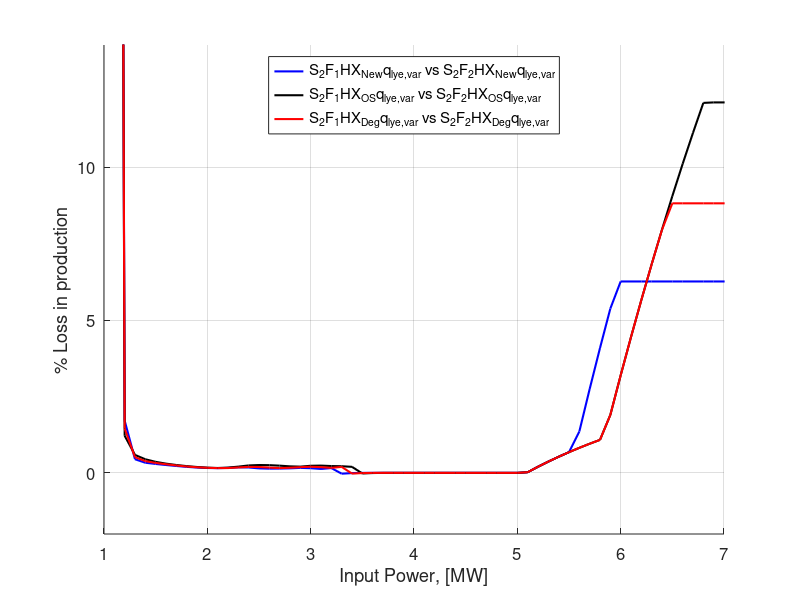
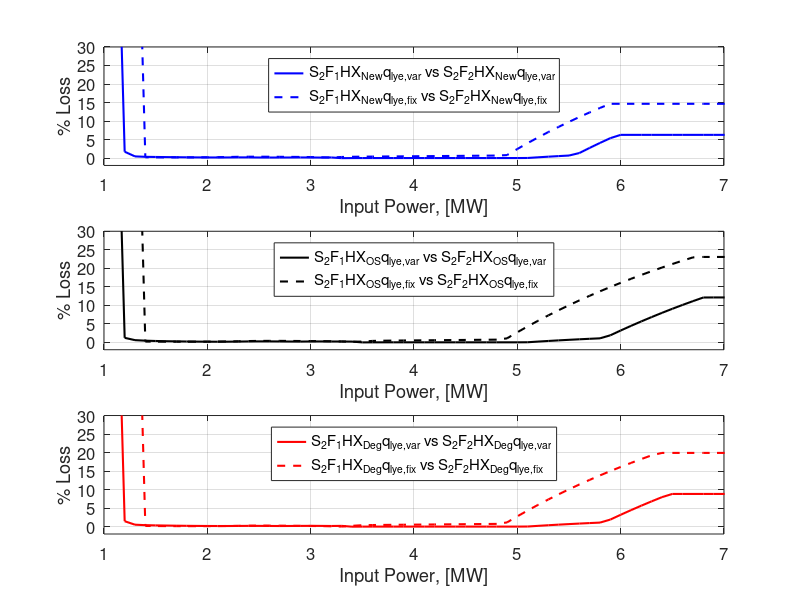
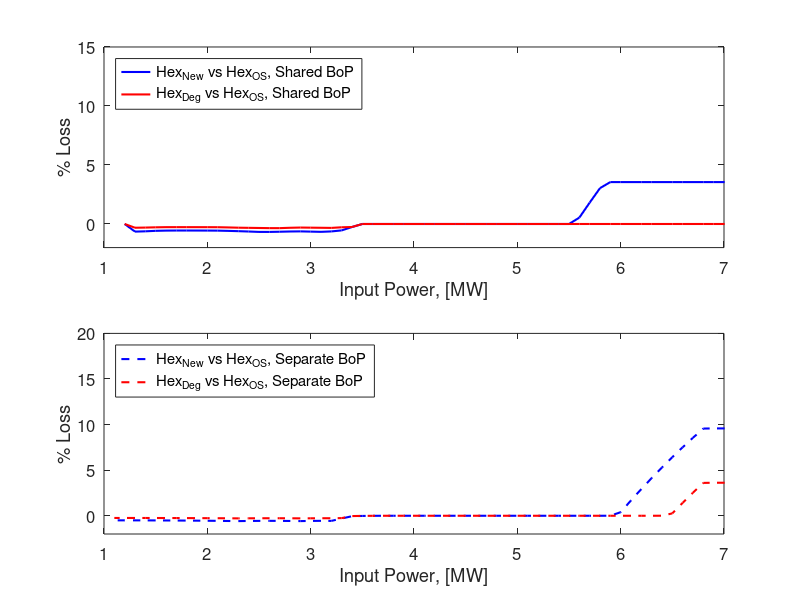
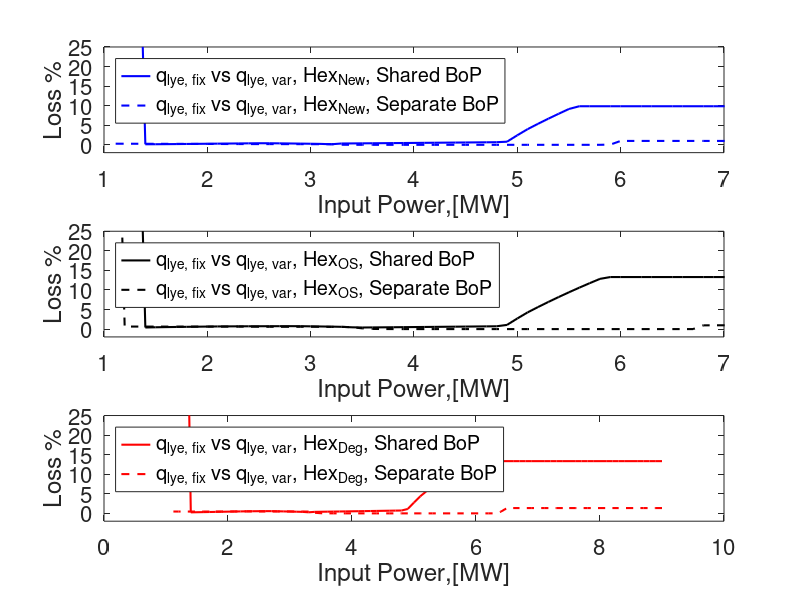

MATLAB code to generate these figures, in order:
clc
clear
close all

load('Data_CEl_S2_NewHex.mat')
load('Data_CEl_S2_OSHex.mat')
load('Data_CEl_S2_DegHex.mat')
load('Data_DCEl_S2_NewHex.mat')
load('Data_DCEl_S2_OSHex.mat')
load('Data_DCEl_S2_DegHex.mat')

load('Data_CEl_S2_NewHex_qlyefix')
load('Data_CEl_S2_OSHex_qlyefix')
load('Data_CEl_S2_DegHex_qlyefix')
load('Data_DCEl_S2_NewHex_qlyeFix.mat')
load('Data_DCEl_S2_OSHex_qlyeFix.mat')
load('Data_DCEl_S2_DegHex_qlyeFix.mat')

loss_NewHex = ((row_DC_S2_New(:,end) - plot_C_S2_NewHex(:,end))./row_DC_S2_New(:,end)).*100;
loss_OSHex = ((row_DC_S2_OS(:,end) - plot_C_S2_OSHex(:,end))./row_DC_S2_OS(:,end)).*100;
loss_DegHex = ((row_DC_S2_Deg(:,end) - plot_C_S2_DegHex(:,end))./row_DC_S2_Deg(:,end)).*100;

%plots section 3.1
set(0, 'DefaultAxesFontSize', 12,  'DefaultLineLineWidth', 1.5)
fig1 = figure('NumberTitle', 'off');
hold on
plot(row_DC_S2_New(:,1),loss_NewHex,'b');
hold on
plot(row_DC_S2_New(:,1),loss_OSHex,'k');
hold on
plot(row_DC_S2_New(:,1),loss_DegHex,'r');
legend('S_2F_1HX_{New}q_{lye,var} vs S_2F_2HX_{New}q_{lye,var}',...
    'S_2F_1HX_{OS}q_{lye,var} vs S_2F_2HX_{OS}q_{lye,var}',...
    'S_2F_1HX_{Deg}q_{lye,var} vs S_2F_2HX_{Deg}q_{lye,var}')
legend('location','North')
xlabel('Input Power, [MW]')
ylabel('% Loss in production')
grid on
xlim([1,7])
ylim([-2,14])
saveas(fig1,'FScomp','epsc');

%plots for section 3.2
%loss w.r.t OSHex design for CEl and DCEl with varying lye flowrate
loss_CEl_S2_NewHexComp = ((plot_C_S2_OSHex(:,end) - plot_C_S2_NewHex(:,end))./(plot_C_S2_OSHex(:,end))).*100;
loss_CEl_S2_DegHexComp = ((plot_C_S2_OSHex(:,end) - plot_C_S2_DegHex(:,end))./(plot_C_S2_OSHex(:,end))).*100;
loss_DCEl_S2_NewHexComp = ((row_DC_S2_OS(:,end) - row_DC_S2_New(:,end))./row_DC_S2_OS(:,end)).*100;
loss_DCEl_S2_DegHexComp = ((row_DC_S2_OS(:,end) - row_DC_S2_Deg(:,end))./row_DC_S2_OS(:,end)).*100;

% set(0, 'DefaultAxesFontSize', 1,  'DefaultLineLineWidth', 0.3)
% fig2 = figure('NumberTitle', 'off', 'Name', 'Loss of Hex design vs OS Hex design');
% hold on
figure()
subplot(2,1,1)
plot(row_DC_S2_New(:,1),loss_CEl_S2_NewHexComp,'b');
hold on
plot(row_DC_S2_New(:,1),loss_CEl_S2_DegHexComp,'r');
xlabel('Input Power, [MW]')
ylabel('% Loss')
xlim([1,7])
ylim([-2,15])
legend('Hex_{New} vs Hex_{OS}, Shared BoP','Hex_{Deg} vs Hex_{OS}, Shared BoP','location','Northwest')%,'Orientation','Horizontal')

subplot(2,1,2)
plot(row_DC_S2_New(:,1),loss_DCEl_S2_NewHexComp,'--b');
hold on
plot(row_DC_S2_New(:,1),loss_DCEl_S2_DegHexComp,'--r');
% title('Loss% = (qH_2_{OS Hex} - qH_2_{New/Deg Hex})/qH_2_{OS Hex} * 100')
xlabel('Input Power, [MW]')
ylabel('% Loss')
xlim([1,7])
ylim([-2,20])
legend('Hex_{New} vs Hex_{OS}, Separate BoP','Hex_{Deg} vs Hex_{OS}, Separate BoP','location','Northwest')%,'Orientation','Horizontal')


%plots for section 3.3
loss_NewHex_qfix = ((row_DC_S2_New_qlyeFix(:,end) - plot_C_S2_NewHex_qlyefix(:,end))./row_DC_S2_New_qlyeFix(:,end)).*100;
loss_OSHex_qfix = ((row_DC_S2_OS_qlyeFix(:,end) - plot_C_S2_OSHex_qlyefix(:,end))./row_DC_S2_OS_qlyeFix(:,end)).*100;
loss_DegHex_qfix = ((row_DC_S2_Deg_qlyeFix(:,end) - plot_C_S2_DegHex_qlyefix(:,end))./row_DC_S2_Deg_qlyeFix(:,end)).*100;


set(0, 'DefaultAxesFontSize', 12,  'DefaultLineLineWidth', 1.5)
fig3 = figure('NumberTitle', 'off');
hold on
subplot(3,1,1)
plot(row_DC_S2_New(:,1),loss_NewHex,'b');
hold on
plot(row_DC_S2_New(:,1),loss_NewHex_qfix,'--b');
legend('S_2F_1HX_{New}q_{lye,var} vs S_2F_2HX_{New}q_{lye,var}','S_2F_1HX_{New}q_{lye,fix} vs S_2F_2HX_{New}q_{lye,fix}','location','north')%,'Orientation','Horizontal')
xlabel('Input Power, [MW]')
ylabel('% Loss')
xlim([1,7])
ylim([-2,30])
grid on
subplot(3,1,2)
plot(row_DC_S2_New(:,1),loss_OSHex,'k');
hold on
plot(row_DC_S2_New(:,1),loss_OSHex_qfix,'--k');
legend('S_2F_1HX_{OS}q_{lye,var} vs S_2F_2HX_{OS}q_{lye,var}','S_2F_1HX_{OS}q_{lye,fix} vs S_2F_2HX_{OS}q_{lye,fix}','location','north')%,'Orientation','Horizontal')
xlabel('Input Power, [MW]')
ylabel('% Loss')
xlim([1,7])
ylim([-2,30])
grid on
subplot(3,1,3)
plot(row_DC_S2_New(:,1),loss_DegHex,'r');
hold on
plot(row_DC_S2_New(:,1),loss_DegHex_qfix,'--r');
legend('S_2F_1HX_{Deg}q_{lye,var} vs S_2F_2HX_{Deg}q_{lye,var}','S_2F_1HX_{Deg}q_{lye,fix} vs S_2F_2HX_{Deg}q_{lye,fix}','location','north')%,'Orientation','Horizontal')
xlabel('Input Power, [MW]')
ylabel('% Loss')
grid on
xlim([1,7])
ylim([-2,30])
saveas(fig3,'lyefixLoss','epsc');

%loss of changing lye flowrate from variable to fix
loss_CEl_S2_NewHex_qcomp = ((plot_C_S2_NewHex(:,end) - plot_C_S2_NewHex_qlyefix(:,end))./plot_C_S2_NewHex(:,end)).*100;
loss_DCEl_S2_NewHex_qcomp = ((row_DC_S2_New(:,end) - row_DC_S2_New_qlyeFix(:,end))./row_DC_S2_New(:,end)).*100;
loss_CEl_S2_OSHex_qcomp = ((plot_C_S2_OSHex(:,end) - plot_C_S2_OSHex_qlyefix(:,end))./plot_C_S2_OSHex(:,end)).*100;
loss_DCEl_S2_OSHex_qcomp = ((row_DC_S2_OS(:,end) - row_DC_S2_OS_qlyeFix(:,end))./row_DC_S2_OS(:,end)).*100;
loss_CEl_S2_DegHex_qcomp = ((plot_C_S2_DegHex(:,end) - plot_C_S2_DegHex_qlyefix(:,end))./plot_C_S2_DegHex(:,end)).*100;
loss_DCEl_S2_DegHex_qcomp = ((row_DC_S2_Deg(:,end) - row_DC_S2_Deg_qlyeFix(:,end))./row_DC_S2_Deg(:,end)).*100;

set(0, 'DefaultAxesFontSize', 16,  'DefaultLineLineWidth', 1.5)
fig4 = figure('NumberTitle', 'off', 'Name', 'Effect of fixing lye flowrate on the flowsheets for all the Hex designs');
hold on
subplot(3,1,1)
plot(row_DC_S2_New(:,1),loss_CEl_S2_NewHex_qcomp,'b');
hold on
plot(row_DC_S2_New(:,1),loss_DCEl_S2_NewHex_qcomp,'--b');
legend('q_{lye, fix} vs q_{lye, var}, Hex_{New}, Shared BoP','q_{lye, fix} vs q_{lye, var}, Hex_{New}, Separate BoP','location','Northwest')%,'Orientation','Horizontal')
% title('Loss = ((Varying q_{lye} - Fix q_{lye})/Varying q_{lye})*100')
xlabel('Input Power,[MW]')
ylabel('Loss %')
ylim([-2 25])
xlim([1,7])
subplot(3,1,2)
plot(row_DC_S2_New(:,1),loss_CEl_S2_OSHex_qcomp,'k');
hold on
plot(row_DC_S2_New(:,1),loss_DCEl_S2_OSHex_qcomp,'--k');
legend('q_{lye, fix} vs q_{lye, var}, Hex_{OS}, Shared BoP','q_{lye, fix} vs q_{lye, var}, Hex_{OS}, Separate BoP','location','Northwest')%,'Orientation','Horizontal')
% title('Loss = ((Varying q_{lye} - Fix q_{lye})/Varying q_{lye})*100')
xlabel('Input Power,[MW]')
ylabel('Loss %')
ylim([-2 25])
xlim([1,7])
subplot(3,1,3)
plot(row_DC_S2_New(:,1),loss_CEl_S2_DegHex_qcomp,'r');
hold on
plot(row_DC_S2_New(:,1),loss_DCEl_S2_DegHex_qcomp,'--r');
legend('q_{lye, fix} vs q_{lye, var}, Hex_{Deg}, Shared BoP','q_{lye, fix} vs q_{lye, var}, Hex_{Deg}, Separate BoP','location','Northwest')%,'Orientation','Horizontal')
% title('Loss = ((Varying q_{lye} - Fix q_{lye})/Varying q_{lye})*100')
xlabel('Input Power,[MW]')
ylabel('Loss %')
ylim([-2 25])
% saveas(fig4,'S2_C&DCEl_NewHex_qlyeComp','epsc')